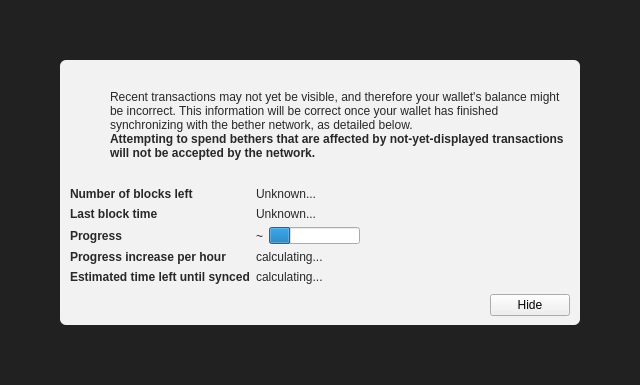
<?xml version="1.0" encoding="UTF-8"?>
<ui version="4.0">
 <class>ModalOverlay</class>
 <widget class="ModalOverlay" name="ModalOverlay">
  <property name="geometry">
   <rect>
    <x>0</x>
    <y>0</y>
    <width>640</width>
    <height>385</height>
   </rect>
  </property>
  <property name="windowTitle">
   <string>Form</string>
  </property>
  <layout class="QVBoxLayout" name="verticalLayout" stretch="0">
   <property name="sizeConstraint">
    <enum>QLayout::SetDefaultConstraint</enum>
   </property>
   <property name="leftMargin">
    <number>0</number>
   </property>
   <property name="topMargin">
    <number>0</number>
   </property>
   <property name="rightMargin">
    <number>0</number>
   </property>
   <property name="bottomMargin">
    <number>0</number>
   </property>
   <item>
    <widget class="QWidget" name="bgWidget" native="true">
     <property name="styleSheet">
      <string notr="true">#bgWidget { background: rgba(0,0,0,220); }</string>
     </property>
     <layout class="QVBoxLayout" name="verticalLayoutMain" stretch="1">
      <property name="leftMargin">
       <number>60</number>
      </property>
      <property name="topMargin">
       <number>60</number>
      </property>
      <property name="rightMargin">
       <number>60</number>
      </property>
      <property name="bottomMargin">
       <number>60</number>
      </property>
      <item>
       <widget class="QWidget" name="contentWidget" native="true">
        <property name="styleSheet">
         <string notr="true">#contentWidget { background: rgba(255,255,255,240); border-radius: 6px; }

QLabel { color: rgb(40,40,40);  }</string>
        </property>
        <layout class="QVBoxLayout" name="verticalLayoutSub" stretch="1,0,0,0">
         <property name="spacing">
          <number>0</number>
         </property>
         <property name="leftMargin">
          <number>10</number>
         </property>
         <property name="topMargin">
          <number>10</number>
         </property>
         <property name="rightMargin">
          <number>10</number>
         </property>
         <property name="bottomMargin">
          <number>10</number>
         </property>
         <item>
          <layout class="QHBoxLayout" name="horizontalLayoutIconText" stretch="0,1">
           <property name="topMargin">
            <number>20</number>
           </property>
           <item>
            <layout class="QVBoxLayout" name="verticalLayoutIcon">
             <property name="leftMargin">
              <number>0</number>
             </property>
             <item>
              <widget class="QPushButton" name="warningIcon">
               <property name="enabled">
                <bool>false</bool>
               </property>
               <property name="text">
                <string/>
               </property>
               <property name="icon">
                <iconset>
                 <normaloff>:/icons/warning</normaloff>
                 <disabledoff>:/icons/warning</disabledoff>:/icons/warning</iconset>
               </property>
               <property name="iconSize">
                <size>
                 <width>48</width>
                 <height>48</height>
                </size>
               </property>
               <property name="flat">
                <bool>true</bool>
               </property>
              </widget>
             </item>
             <item>
              <spacer name="verticalSpacerWarningIcon">
               <property name="orientation">
                <enum>Qt::Vertical</enum>
               </property>
               <property name="sizeHint" stdset="0">
                <size>
                 <width>20</width>
                 <height>40</height>
                </size>
               </property>
              </spacer>
             </item>
            </layout>
           </item>
           <item>
            <layout class="QVBoxLayout" name="verticalLayoutInfoText">
             <property name="leftMargin">
              <number>0</number>
             </property>
             <property name="topMargin">
              <number>0</number>
             </property>
             <item>
              <widget class="QLabel" name="infoText">
               <property name="text">
                <string>Recent transactions may not yet be visible, and therefore your wallet's balance might be incorrect. This information will be correct once your wallet has finished synchronizing with the bether network, as detailed below.</string>
               </property>
               <property name="textFormat">
                <enum>Qt::RichText</enum>
               </property>
               <property name="wordWrap">
                <bool>true</bool>
               </property>
              </widget>
             </item>
             <item>
              <widget class="QLabel" name="infoTextStrong">
               <property name="font">
                <font>
                 <weight>75</weight>
                 <bold>true</bold>
                </font>
               </property>
               <property name="text">
                <string>Attempting to spend bethers that are affected by not-yet-displayed transactions will not be accepted by the network.</string>
               </property>
               <property name="textFormat">
                <enum>Qt::RichText</enum>
               </property>
               <property name="wordWrap">
                <bool>true</bool>
               </property>
              </widget>
             </item>
             <item>
              <spacer name="verticalSpacerInTextSpace">
               <property name="orientation">
                <enum>Qt::Vertical</enum>
               </property>
               <property name="sizeHint" stdset="0">
                <size>
                 <width>20</width>
                 <height>40</height>
                </size>
               </property>
              </spacer>
             </item>
            </layout>
           </item>
          </layout>
         </item>
         <item>
          <spacer name="verticalSpacerAfterText">
           <property name="orientation">
            <enum>Qt::Vertical</enum>
           </property>
           <property name="sizeHint" stdset="0">
            <size>
             <width>20</width>
             <height>40</height>
            </size>
           </property>
          </spacer>
         </item>
         <item>
          <layout class="QFormLayout" name="formLayout">
           <property name="fieldGrowthPolicy">
            <enum>QFormLayout::FieldsStayAtSizeHint</enum>
           </property>
           <property name="horizontalSpacing">
            <number>6</number>
           </property>
           <property name="verticalSpacing">
            <number>6</number>
           </property>
           <property name="topMargin">
            <number>10</number>
           </property>
           <item row="0" column="0">
            <widget class="QLabel" name="labelNumberOfBlocksLeft">
             <property name="font">
              <font>
               <weight>75</weight>
               <bold>true</bold>
              </font>
             </property>
             <property name="text">
              <string>Number of blocks left</string>
             </property>
            </widget>
           </item>
           <item row="0" column="1">
            <widget class="QLabel" name="numberOfBlocksLeft">
             <property name="text">
              <string>Unknown...</string>
             </property>
            </widget>
           </item>
           <item row="1" column="0">
            <widget class="QLabel" name="labelLastBlockTime">
             <property name="font">
              <font>
               <weight>75</weight>
               <bold>true</bold>
              </font>
             </property>
             <property name="text">
              <string>Last block time</string>
             </property>
            </widget>
           </item>
           <item row="1" column="1">
            <widget class="QLabel" name="newestBlockDate">
             <property name="sizePolicy">
              <sizepolicy hsizetype="Maximum" vsizetype="Preferred">
               <horstretch>0</horstretch>
               <verstretch>0</verstretch>
              </sizepolicy>
             </property>
             <property name="text">
              <string>Unknown...</string>
             </property>
            </widget>
           </item>
           <item row="2" column="0">
            <widget class="QLabel" name="labelSyncDone">
             <property name="font">
              <font>
               <weight>75</weight>
               <bold>true</bold>
              </font>
             </property>
             <property name="text">
              <string>Progress</string>
             </property>
            </widget>
           </item>
           <item row="2" column="1">
            <layout class="QHBoxLayout" name="horizontalLayoutSync" stretch="0,1">
             <item>
              <widget class="QLabel" name="percentageProgress">
               <property name="text">
                <string notr="true">~</string>
               </property>
              </widget>
             </item>
             <item>
              <widget class="QProgressBar" name="progressBar">
               <property name="value">
                <number>24</number>
               </property>
               <property name="format">
                <string/>
               </property>
              </widget>
             </item>
            </layout>
           </item>
           <item row="4" column="0">
            <widget class="QLabel" name="labelProgressIncrease">
             <property name="font">
              <font>
               <weight>75</weight>
               <bold>true</bold>
              </font>
             </property>
             <property name="text">
              <string>Progress increase per hour</string>
             </property>
            </widget>
           </item>
           <item row="4" column="1">
            <widget class="QLabel" name="progressIncreasePerH">
             <property name="text">
              <string>calculating...</string>
             </property>
            </widget>
           </item>
           <item row="5" column="0">
            <widget class="QLabel" name="labelEstimatedTimeLeft">
             <property name="font">
              <font>
               <weight>75</weight>
               <bold>true</bold>
              </font>
             </property>
             <property name="text">
              <string>Estimated time left until synced</string>
             </property>
            </widget>
           </item>
           <item row="5" column="1">
            <widget class="QLabel" name="expectedTimeLeft">
             <property name="text">
              <string>calculating...</string>
             </property>
            </widget>
           </item>
          </layout>
         </item>
         <item>
          <layout class="QHBoxLayout" name="horizontalLayoutButtons">
           <property name="leftMargin">
            <number>10</number>
           </property>
           <property name="topMargin">
            <number>10</number>
           </property>
           <item>
            <spacer name="horizontalSpacer">
             <property name="orientation">
              <enum>Qt::Horizontal</enum>
             </property>
             <property name="sizeHint" stdset="0">
              <size>
               <width>40</width>
               <height>20</height>
              </size>
             </property>
            </spacer>
           </item>
           <item>
            <widget class="QPushButton" name="closeButton">
             <property name="text">
              <string>Hide</string>
             </property>
            </widget>
           </item>
          </layout>
         </item>
        </layout>
       </widget>
      </item>
     </layout>
    </widget>
   </item>
  </layout>
 </widget>
 <customwidgets>
  <customwidget>
   <class>ModalOverlay</class>
   <extends>QWidget</extends>
   <header>modaloverlay.h</header>
   <container>1</container>
  </customwidget>
 </customwidgets>
 <resources/>
 <connections/>
</ui>
